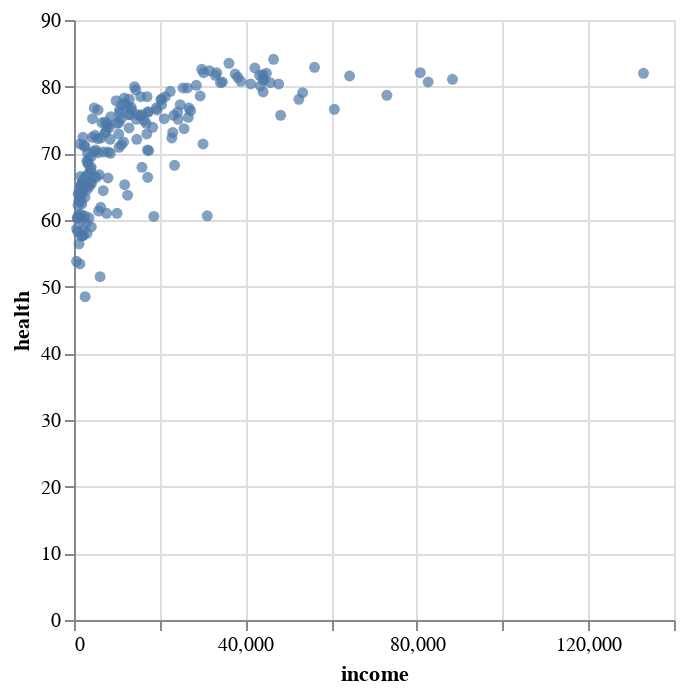

Notebook code for this chart:
### Code cell
alt.Chart(source).mark_circle().encode(
    alt.X('income'),
    alt.Y('health'),
)

### Figure 1 — Vega-Lite specification as saved in the notebook (floating-point values rounded to 4 significant figures; data arrays with more than 128 entries replaced by an {"elided": "..."} marker saying what was removed)
{"config": {"view": {"continuousWidth": 300, "continuousHeight": 300}}, "data": {"name": "data-246d617600ef31eabf4a8c28634b7fcb"}, "mark": {"type": "circle"}, "encoding": {"x": {"field": "income", "type": "quantitative"}, "y": {"field": "health", "type": "quantitative"}}, "$schema": "https://vega.github.io/schema/vega-lite/v5.17.0.json", "datasets": {"data-246d617600ef31eabf4a8c28634b7fcb": {"elided": "187 records"}}}
